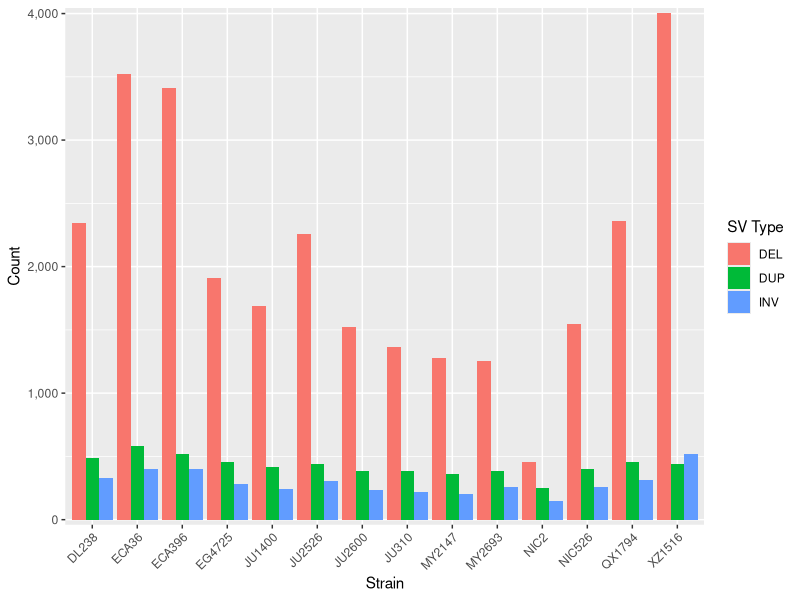
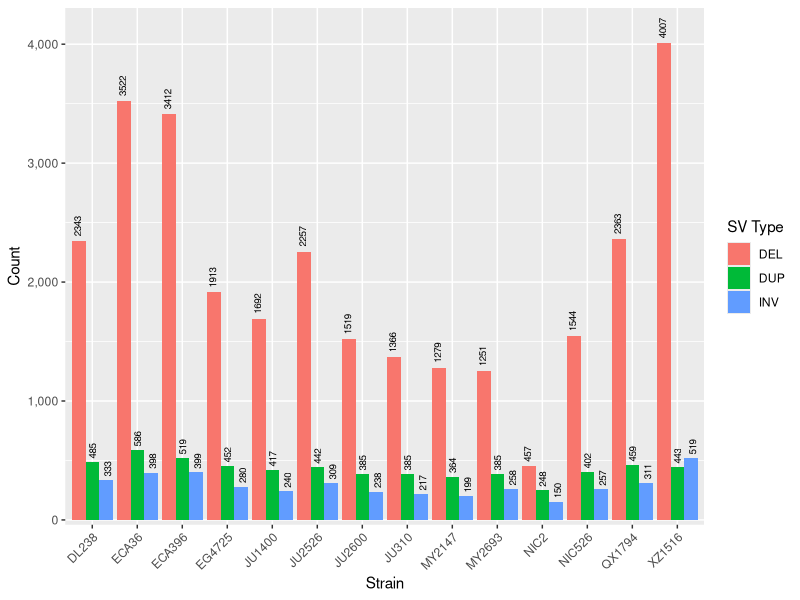
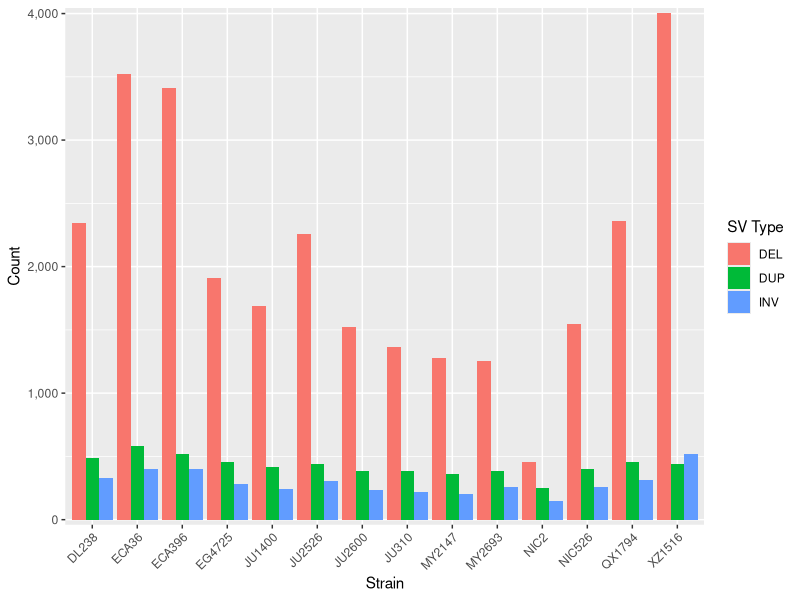
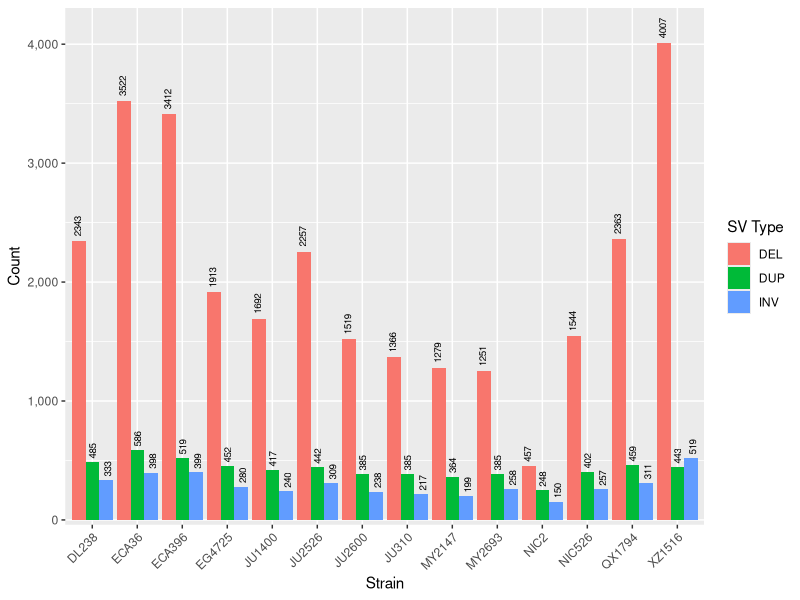

The R script that drew these images, in order:
library(ggplot2)
library(tidyverse)
library(patchwork)
setwd("/bulk/worm_lab/mrkyle/sv_analysis_cendr_pacbio/")

# Open input data
sv_call_summary <- read.delim(file = '8_summary_statistics/results/ngmlr/sniffles/7_ins_to_dup/sv_vep_summary.csv', sep = ',',stringsAsFactors= TRUE, header = TRUE)

# Convert to data frames and change NAs to 0
sv_call_summary.df <- data.frame(sv_call_summary)
sv_call_summary.df <- sv_call_summary.df %>% dplyr::mutate(INV.VEP = replace_na(INV.VEP, 0))

# Select columns containing SV Counts (no VEP) for each strain
sv_call_summary.df <- sv_call_summary.df %>% select(c(Strain,DEL,DUP, INV))
sv_call_summary.df
sv_call_summary_long.df <- pivot_longer(sv_call_summary.df, cols = 2:4, names_to ="SV Type", values_to = "Count")
sv_call_summary_long.df

p_grouped_by_strain <- ggplot(data=sv_call_summary_long.df, aes(x=Strain, y=Count, fill=`SV Type`)) + geom_col(position=position_dodge()) 
p_grouped_by_strain <- p_grouped_by_strain + theme(axis.text.x = element_text(angle = 45, hjust = 1))
#p_grouped_by_strain + theme(axis.text.x = element_text(angle = 22.5, hjust = 1,size = 12))
p_grouped_by_strain <- p_grouped_by_strain + xlab("Strain") + scale_y_continuous(labels = scales::comma, expand = expansion(mult=c(0.01,0.01)))  
p_grouped_by_strain

# Add counts to columns
p_grouped_by_strain_counts <- p_grouped_by_strain + geom_text(aes(x=Strain, y = Count, label = Count), position = position_dodge(width = 1), hjust = -0.25, size = 2.5, angle = 90) 
#p_grouped_by_strain <- p_grouped_by_strain + geom_text(aes(x=Strain, y = Count, label = Count), position = position_dodge(width = 1),vjust = -0.5, size = 2.5, angle = 90)
p_grouped_by_strain_counts <- p_grouped_by_strain_counts +  scale_y_continuous(labels = scales::comma, expand = expansion(mult=c(0.01,0.075)))  
p_grouped_by_strain_counts

# Save
dir.create(file.path("9_plots","sv_counts", "7_ins_to_dup"), recursive = TRUE)
ggsave("1_sv_counts_grouped_strain.png", plot = p_grouped_by_strain, device = "png", path = "9_plots/sv_counts/7_ins_to_dup", scale = 1, dpi = 300, limitsize = TRUE, width = 2605, height = 1715, units = "px")
ggsave("1_sv_counts_grouped_strain_counts.png", plot = p_grouped_by_strain_counts, device = "png", path = "9_plots/sv_counts/7_ins_to_dup", scale = 1, dpi = 300, limitsize = TRUE, width = 2605, height = 1800, units = "px")
